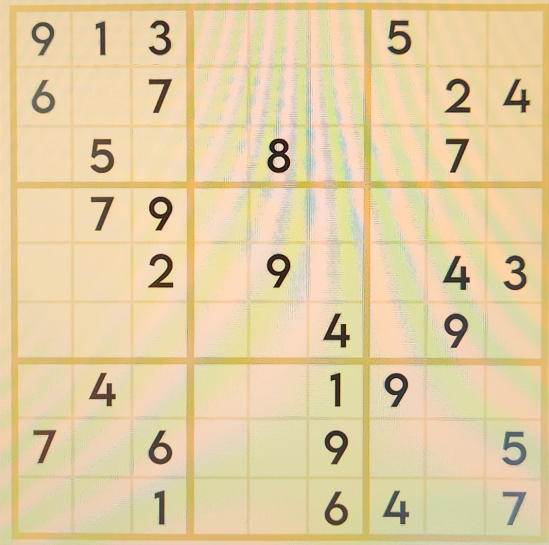
#> input picture img/PH_LINK.jpg, 1098 x 1090 px (shown at 1/2 size)
$ python -i sudoku_extract.py   (imports and definitions only)
#> lines starting #> are read from the running program, lines starting #| are printed output that depends on the picture; after the words box and inside, x2 and y2 are one past the last pixel; in counts of white or black regions, pixels touching at a corner belong together
#> further down, picture is the input picture: shape (1090, 1098, 3); mean B, G, R 163.8, 206.9, 227.2
import cv2, os
import matplotlib.pyplot as plt
import numpy as np
import tensorflow as tf


def preProccessing(img):
    gray_image = cv2.cvtColor(img, cv2.COLOR_BGR2GRAY)
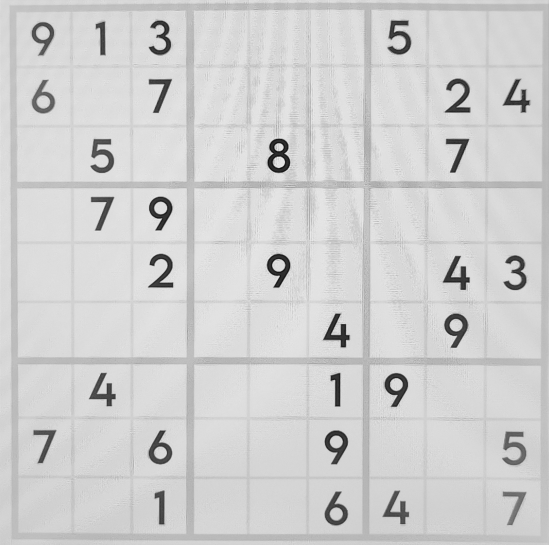
#> gray_image: shape (1090, 1098) (shown at 1/2 size); min 6, max 249, mean 208.1
    blur_gray_image = cv2.GaussianBlur(gray_image, (5, 5), 1)
    _, thresh_image = cv2.threshold(blur_gray_image, 180, 255, cv2.THRESH_BINARY_INV)
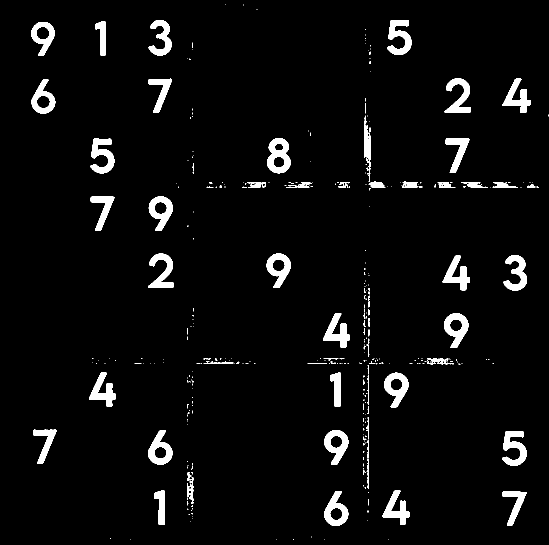
#> thresh_image: shape (1090, 1098) (shown at 1/2 size); 4.4% white; 345 white regions (277 under 20 px), largest, box (x1, y1, x2, y2) and area: (534, 276, 581, 347) 2022, (774, 40, 823, 110) 1861, (181, 277, 229, 347) 1855
    kernel = np.array([[0, 1, 0], [1, 1, 1], [0, 1, 0]], np.uint8)
    dilate_image = cv2.dilate(thresh_image, kernel, iterations=1)
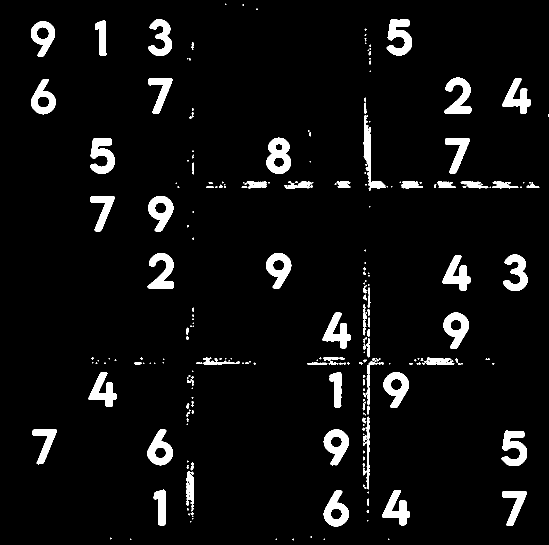
#> dilate_image: shape (1090, 1098) (shown at 1/2 size); 5.5% white; 245 white regions (138 under 20 px), largest, box (x1, y1, x2, y2) and area: (533, 275, 582, 348) 2310, (773, 39, 824, 111) 2170, (180, 276, 230, 348) 2159
    return dilate_image

# [60 lines left out: functions is_valid_sudoku_contour, findBiggestContour, not called in this run]

def drawBiggestContour(img, biggest_contour):
    cv2.drawContours(img, [biggest_contour], -1, (0, 255, 0), 3)
    return img

# [194 lines left out: functions wrapImage, splitCells, processCells, cell_preprocessing, sudoku_extract, draw_solution_on_original and 1 more, not called in this run]

>>> import cv2
>>> picture = cv2.imread('../img/PH_LINK.jpg')
>>> result = preProccessing(picture)

$ run again, on img/SmartSelect_20241216_222022_testSudoku.jpg
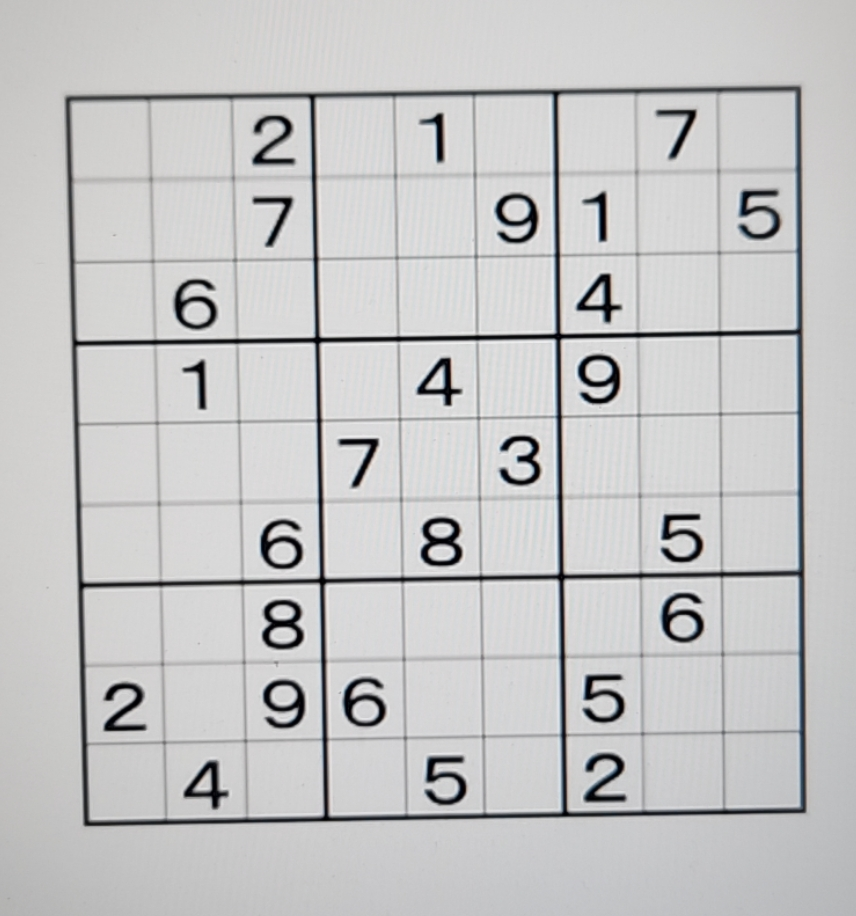
#> input picture img/SmartSelect_20241216_222022_testSudoku.jpg, 856 x 916 px
#> picture is the input picture: shape (916, 856, 3); mean B, G, R 197.1, 196.8, 196.7
#> in preProccessing, `_, thresh_image = cv2.threshold(blur_gray_image, 180, 255, cv2.THRESH_..`:
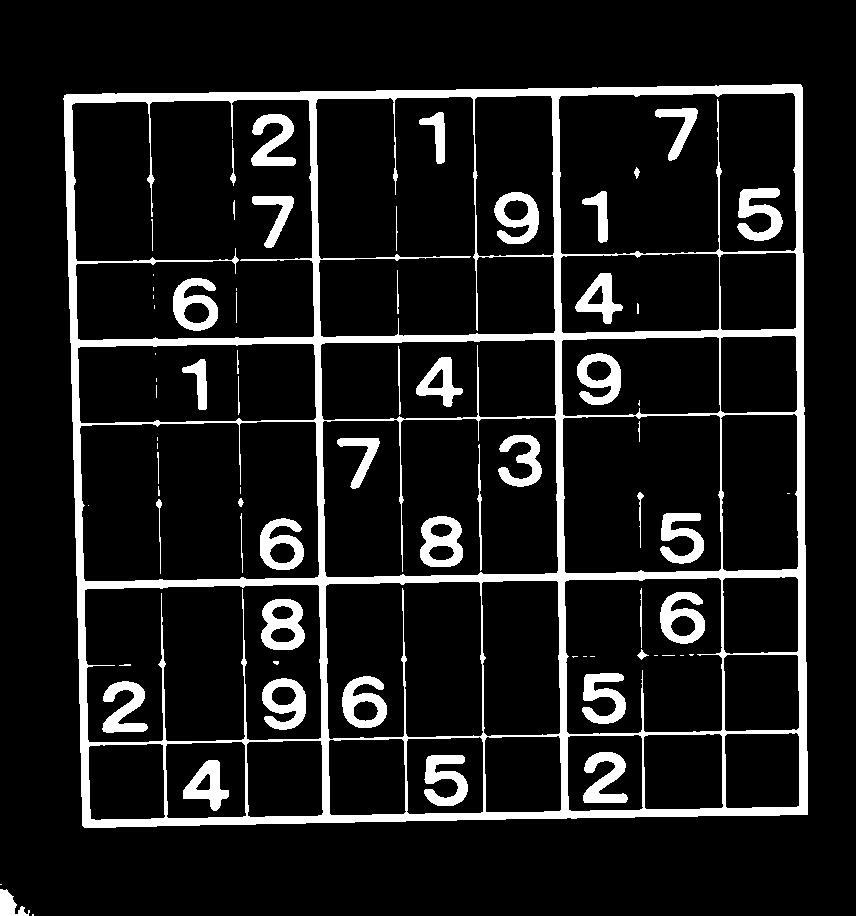
#> thresh_image: shape (916, 856); 11% white; 74 white regions (26 under 20 px), largest, box (x1, y1, x2, y2) and area: (63, 84, 808, 828) 54662, (737, 188, 783, 241) 1384, (261, 599, 305, 650) 1382
#> in preProccessing, `dilate_image = cv2.dilate(thresh_image, kernel, iterations=1)`:
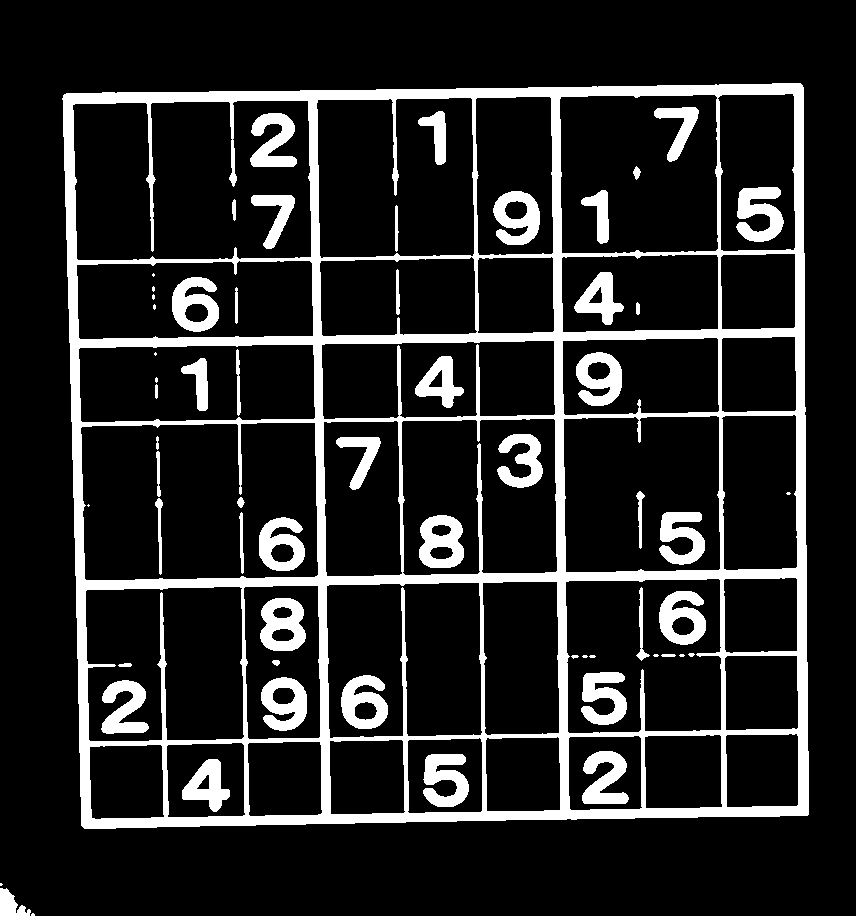
#> dilate_image: shape (916, 856); 14.6% white; 62 white regions (14 under 20 px), largest, box (x1, y1, x2, y2) and area: (62, 83, 809, 829) 76267, (736, 187, 784, 242) 1664, (260, 598, 306, 651) 1636
